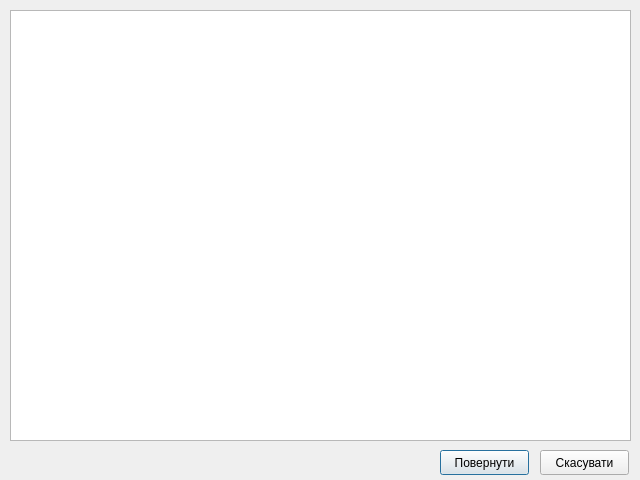
<?xml version="1.0" encoding="UTF-8"?>
<ui version="4.0">
 <class>ReturnGoodsDialog</class>
 <widget class="QDialog" name="ReturnGoodsDialog">
  <property name="geometry">
   <rect>
    <x>0</x>
    <y>0</y>
    <width>640</width>
    <height>480</height>
   </rect>
  </property>
  <property name="minimumSize">
   <size>
    <width>640</width>
    <height>480</height>
   </size>
  </property>
  <property name="windowTitle">
   <string>Повернення товару</string>
  </property>
  <property name="windowIcon">
   <iconset resource="pics.qrc">
    <normaloff>:/pics/return_goods.png</normaloff>:/pics/return_goods.png</iconset>
  </property>
  <widget class="QPushButton" name="return_pb">
   <property name="geometry">
    <rect>
     <x>440</x>
     <y>450</y>
     <width>89</width>
     <height>25</height>
    </rect>
   </property>
   <property name="text">
    <string>Повернути</string>
   </property>
  </widget>
  <widget class="QPushButton" name="cancel_pb">
   <property name="geometry">
    <rect>
     <x>540</x>
     <y>450</y>
     <width>89</width>
     <height>25</height>
    </rect>
   </property>
   <property name="text">
    <string>Скасувати</string>
   </property>
  </widget>
  <widget class="QTableView" name="sold_goods_table">
   <property name="geometry">
    <rect>
     <x>10</x>
     <y>10</y>
     <width>621</width>
     <height>431</height>
    </rect>
   </property>
  </widget>
 </widget>
 <resources>
  <include location="pics.qrc"/>
 </resources>
 <connections/>
</ui>
